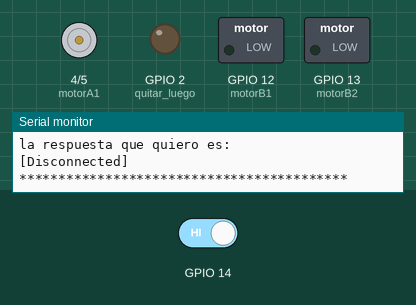
Simulated run of this sketch. Board: ESP8266 (NodeMCU). Shown: motor-driver pin pairs drawn as motors (green arrow = first pin HIGH = forward, orange = second pin HIGH = backward, longer = more drive), switched loads named in the sketch (green lamp = pin HIGH), output pins drawn as LEDs (lit = HIGH), the last lines printed to the serial monitor. The test bench sets the inputs (shaded band); at power-on: GPIO 14 HIGH. WiFi joins after 1.5 s; servers stay silent unless stated; uploads are accepted with an empty reply.

Above: at 2.7 s.
2.8 s: GPIO 14 driven LOW
At 3.4 s:
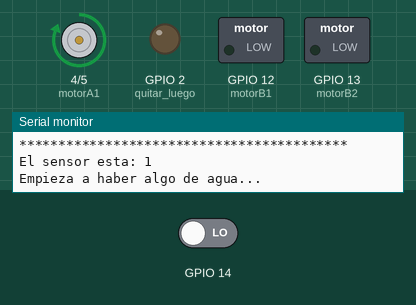
6.1 s: GPIO 14 driven HIGH
At 7.4 s:
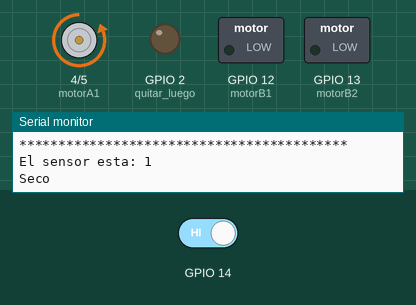
Timing chart, 0 to 9.2 s (numbered marks = the images above; inputs shaded):
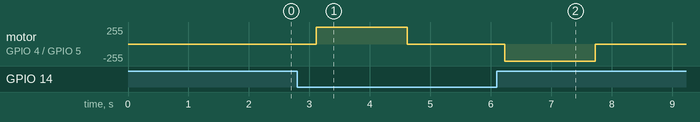

Measured:
- after the input at 2.8 s, motor on GPIO 4 (motorA1) / GPIO 5 (motorA2): stopped → forward 255/255 after 0.31 s, → stopped 1.5 s later
- after the input at 6.1 s, motor on GPIO 4 (motorA1) / GPIO 5 (motorA2): stopped → backward 255/255 after 0.13 s, → stopped 1.5 s later

The sketch:

arduino-code.ino
```cpp
#include <ESP8266WiFi.h>


//const char* ssid = "HUAWEI_P9_B331";
//const char* password = "hola1234";
const char* ssid = "Redtwo";
const char* password = "lawyer7143";

const char* host = "192.168.1.27";
const int port = 8080;

const int motorA1 = 4;
const int motorA2 = 5;
const int motorB1 = 12;
const int motorB2 = 13;

int sensor = 0;
bool tent_on;
bool line_up;
bool sensor_switch;


WiFiClient client;

void setup() {

  Serial.begin(115200);
  Serial.println();

  Serial.printf("Connecting to %s ", ssid);

  WiFi.begin(ssid, password);
  while (WiFi.status() != WL_CONNECTED)
  {
    delay(500);
    Serial.print(".");
  }
  Serial.println(" connected");
  pinMode(LED_BUILTIN, OUTPUT); //quitar luego
  pinMode(motorA1, OUTPUT);
  pinMode(motorA2, OUTPUT);
  pinMode(motorB1, OUTPUT);
  pinMode(motorB2, OUTPUT);
  pinMode(sensor, OUTPUT);
  tent_on = false;
  line_up=false;
  sensor_switch = true;
}

void CheckRain(){
  sensor = digitalRead(14);
  Serial.println("El sensor esta: " + String(sensor_switch));
  if (sensor_switch == false){
    return;
  }
  else if (sensor==LOW && tent_on == false) { //Si el sensor capta agua y el toldo no esta desplegado
    Serial.println("Empieza a haber algo de agua...");
    tentOn();
    //postToServer("clothesline/openclosed","tent_Up=true");
  }
  else if(sensor == HIGH && tent_on == true ){  //Si el sensor NO capta agua y el toldo SI esta desplegado
    Serial.println("Seco");
    tentOff();
  }
}

void checkServer(){
  Serial.printf("\n[Connecting to %s ... ", host);
  if (client.connect(host, port)){
    getTent();
  }
  Serial.printf("\n[Connecting to %s ... ", host);
  if (client.connect(host, port)){
    getUpDown();

  }
  if (client.connect(host, port)){
    getSensor();
  }

  else{
    Serial.println("connection failed!]");
    client.stop();
  }
}

String getFromServer(String request){
  client.setTimeout(1000);
  Serial.println("connected]");

  Serial.println("[Sending a " + request + " request]");

  client.println("GET /"+ request + " HTTP/1.0");
  client.println("Host: " + String(host));
  client.println("Cache-Control: no-cache");
  client.println("Connection: close");
  client.println();

  Serial.println("[Response:]");
  //String response;
  String linetemp;

  while (client.available() || client.connected() ){
    if ( client.available() ){
      String line = client.readStringUntil('\n');
      linetemp = line;
      Serial.println(line);
    }
  }

  client.stop();
  Serial.println("la respuesta que quiero es:" + linetemp);
  Serial.println("\n[Disconnected]");
  Serial.println("******************************************");
  return linetemp;
}

void getSensor(){
  String sensorStateServer = getFromServer("clothesline/sensor");
  if (sensorStateServer == "true"){
    sensor_switch = true;
  }
  else if (sensorStateServer == "false"){
    sensor_switch = false;
  }
}

void getTent(){
  String tentStateServer = getFromServer("clothesline/openclosed");
  if (tentStateServer == "true" && sensor_switch == false){
    digitalWrite(LED_BUILTIN, HIGH);  //ABRIR EL TOLDO
    tentOn();
  }
  else if (tentStateServer == "false" && sensor_switch == false){ //CERRAR EL TOLDO
    digitalWrite(LED_BUILTIN, LOW);
    tentOff();
  }
}

void getUpDown(){
  String lineState = getFromServer("clothesline/updown");
  if (lineState == "true"){
    digitalWrite(LED_BUILTIN, HIGH);  //SUBIR O BAJAR EL TENDEDERO'
    lineUp();
  }
  else if (lineState == "false"){
    digitalWrite(LED_BUILTIN, LOW);
    lineDown();
  }
}

void lineUp(){
  if (line_up == false){
    TurnMotorBLeft();
    delay(300);
    TurnOFFB();
    line_up = true;
    delay(100);
  }
}

void lineDown(){
  if (line_up == true){
    TurnMotorBRight();
    delay(300);
    TurnOFFB();
    line_up = false;
    delay(100);

  }
}

void postToServer(String request,String postData){
  if (client.connect(host, port) ){
    client.setTimeout(100);
    Serial.println("connected]");
    Serial.println("[Sending a " + request + " request]");
    client.println("POST /" + request + " HTTP/1.0");
    client.println("Host: " + String(host));
    client.println("Cache-Control: no-cache");
    client.println("Content-Type: application/x-www-form-urlencoded");
    client.print("Content-Length: ");
    client.println(postData.length());
    client.println();
    client.println(postData);

    Serial.println("[Response:]");
    String response;
    String linetemp;

    while (client.available() || client.connected() ){

      if (client.available())
      {
        String line = client.readStringUntil('\n');
        Serial.println(line);
      }
    }

    client.stop();
    Serial.println("\n[Disconnected after post]");
  }
}

void tentOff(){
  if (tent_on == true){
    TurnMotorARight();
    delay(1500);
    TurnOFFA();
    tent_on = false;
  }
}

void tentOn(){
  if (tent_on == false){
    TurnMotorALeft();
    delay(1500);
    TurnOFFA();
    tent_on = true;
  }
}

void TurnMotorALeft(){
  digitalWrite(motorA1, HIGH);
  digitalWrite(motorA2, LOW);
}

void TurnMotorARight(){
  digitalWrite(motorA1, LOW);
  digitalWrite(motorA2, HIGH);
}

void TurnMotorBLeft(){
  digitalWrite(motorB1, HIGH);
  digitalWrite(motorB2, LOW);
}

void TurnMotorBRight(){
  digitalWrite(motorB1, LOW);
  digitalWrite(motorB2, HIGH);
}

void TurnOFFA(){
  digitalWrite(motorA1, LOW);
  digitalWrite(motorA2, LOW);
}

void TurnOFFB(){
  digitalWrite(motorB1, LOW);
  digitalWrite(motorB2, LOW);
}

void loop() {
  CheckRain();
  checkServer();
  delay(700);
}
```
